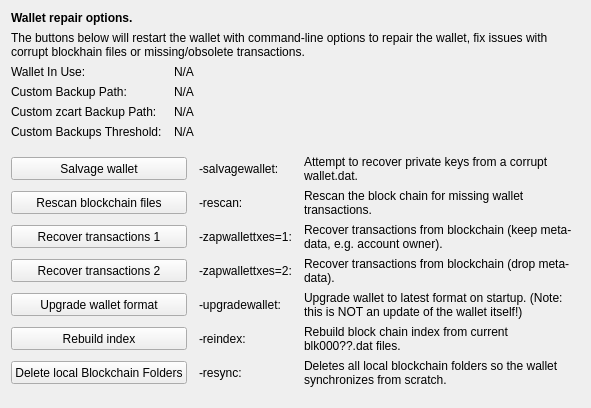
     <widget class="QWidget" name="tab_repair">
      <attribute name="title">
       <string>&amp;Wallet Repair</string>
      </attribute>
      <layout class="QGridLayout" name="gridLayout_4" columnstretch="0,0,0,0">
       <property name="horizontalSpacing">
        <number>12</number>
       </property>
       <item row="0" column="0" colspan="4">
        <widget class="QLabel" name="label_repair_header">
         <property name="font">
          <font>
           <weight>75</weight>
           <bold>true</bold>
          </font>
         </property>
         <property name="text">
          <string>Wallet repair options.</string>
         </property>
        </widget>
       </item>
       <item row="1" column="0" colspan="4">
        <widget class="QLabel" name="label_repair_helptext">
         <property name="font">
          <font>
           <weight>50</weight>
           <bold>false</bold>
          </font>
         </property>
         <property name="text">
          <string>The buttons below will restart the wallet with command-line options to repair the wallet, fix issues with corrupt blockhain files or missing/obsolete transactions.</string>
         </property>
         <property name="wordWrap">
          <bool>true</bool>
         </property>
        </widget>
       </item>
       <item row="2" column="0">
        <widget class="QLabel" name="wallet_path_label">
         <property name="text">
          <string>Wallet In Use:</string>
         </property>
        </widget>
       </item>
       <item row="2" column="1" colspan="3">
        <widget class="QLabel" name="wallet_path">
         <property name="cursor">
          <cursorShape>IBeamCursor</cursorShape>
         </property>
         <property name="text">
          <string>N/A</string>
         </property>
         <property name="textFormat">
          <enum>Qt::PlainText</enum>
         </property>
         <property name="textInteractionFlags">
          <set>Qt::LinksAccessibleByMouse|Qt::TextSelectableByKeyboard|Qt::TextSelectableByMouse</set>
         </property>
        </widget>
       </item>
       <item row="3" column="0">
        <widget class="QLabel" name="wallet_custombackuppath_label">
         <property name="visible">
          <bool>false</bool>
         </property>
         <property name="text">
          <string>Custom Backup Path:</string>
         </property>
        </widget>
       </item>
       <item row="3" column="1" colspan="3">
        <widget class="QLabel" name="wallet_custombackuppath">
         <property name="cursor">
          <cursorShape>IBeamCursor</cursorShape>
         </property>
         <property name="visible">
          <bool>false</bool>
         </property>
         <property name="text">
          <string>N/A</string>
         </property>
         <property name="textFormat">
          <enum>Qt::PlainText</enum>
         </property>
         <property name="textInteractionFlags">
          <set>Qt::LinksAccessibleByMouse|Qt::TextSelectableByKeyboard|Qt::TextSelectableByMouse</set>
         </property>
        </widget>
       </item>
       <item row="4" column="0">
        <widget class="QLabel" name="wallet_customzcartbackuppath_label">
         <property name="visible">
          <bool>false</bool>
         </property>
         <property name="text">
          <string>Custom zcart Backup Path:</string>
         </property>
        </widget>
       </item>
       <item row="4" column="1" colspan="3">
        <widget class="QLabel" name="wallet_customzcartbackuppath">
         <property name="cursor">
          <cursorShape>IBeamCursor</cursorShape>
         </property>
         <property name="visible">
          <bool>false</bool>
         </property>
         <property name="text">
          <string>N/A</string>
         </property>
         <property name="textFormat">
          <enum>Qt::PlainText</enum>
         </property>
         <property name="textInteractionFlags">
          <set>Qt::LinksAccessibleByMouse|Qt::TextSelectableByKeyboard|Qt::TextSelectableByMouse</set>
         </property>
        </widget>
       </item>
       <item row="5" column="0">
        <widget class="QLabel" name="wallet_custombackupthreshold_label">
         <property name="visible">
          <bool>false</bool>
         </property>
         <property name="text">
          <string>Custom Backups Threshold:</string>
         </property>
        </widget>
       </item>
       <item row="5" column="1" colspan="3">
        <widget class="QLabel" name="wallet_custombackupthreshold">
         <property name="cursor">
          <cursorShape>IBeamCursor</cursorShape>
         </property>
         <property name="visible">
          <bool>false</bool>
         </property>
         <property name="text">
          <string>N/A</string>
         </property>
         <property name="textFormat">
          <enum>Qt::PlainText</enum>
         </property>
         <property name="textInteractionFlags">
          <set>Qt::LinksAccessibleByMouse|Qt::TextSelectableByKeyboard|Qt::TextSelectableByMouse</set>
         </property>
        </widget>
       </item>
       <item row="6" column="0">
        <spacer name="verticalSpacer_repair1">
         <property name="orientation">
          <enum>Qt::Vertical</enum>
         </property>
         <property name="sizeHint" stdset="0">
          <size>
           <width>10</width>
           <height>10</height>
          </size>
         </property>
        </spacer>
       </item>
       <item row="7" column="0" colspan="2">
        <widget class="QPushButton" name="btn_salvagewallet">
         <property name="minimumSize">
          <size>
           <width>100</width>
           <height>23</height>
          </size>
         </property>
         <property name="text">
          <string>Salvage wallet</string>
         </property>
        </widget>
       </item>
       <item row="7" column="2">
        <widget class="QLabel" name="label_repair_salvage_command">
         <property name="text">
          <string notr="true">-salvagewallet:</string>
         </property>
        </widget>
       </item>
       <item row="7" column="3">
        <widget class="QLabel" name="label_repair_salvage">
         <property name="text">
          <string>Attempt to recover private keys from a corrupt wallet.dat.</string>
         </property>
         <property name="wordWrap">
          <bool>true</bool>
         </property>
        </widget>
       </item>
       <item row="8" column="0" colspan="2">
        <widget class="QPushButton" name="btn_rescan">
         <property name="minimumSize">
          <size>
           <width>100</width>
           <height>23</height>
          </size>
         </property>
         <property name="text">
          <string>Rescan blockchain files</string>
         </property>
        </widget>
       </item>
       <item row="8" column="2">
        <widget class="QLabel" name="label_repair_rescan_command">
         <property name="text">
          <string notr="true">-rescan:</string>
         </property>
        </widget>
       </item>
       <item row="8" column="3">
        <widget class="QLabel" name="label_repair_rescan">
         <property name="text">
          <string>Rescan the block chain for missing wallet transactions.</string>
         </property>
         <property name="wordWrap">
          <bool>true</bool>
         </property>
        </widget>
       </item>
       <item row="9" column="0" colspan="2">
        <widget class="QPushButton" name="btn_zapwallettxes1">
         <property name="minimumSize">
          <size>
           <width>100</width>
           <height>23</height>
          </size>
         </property>
         <property name="text">
          <string>Recover transactions 1</string>
         </property>
        </widget>
       </item>
       <item row="9" column="2">
        <widget class="QLabel" name="label_repair_zap1_command">
         <property name="text">
          <string notr="true">-zapwallettxes=1:</string>
         </property>
        </widget>
       </item>
       <item row="9" column="3">
        <widget class="QLabel" name="label_repair_zap1">
         <property name="text">
          <string>Recover transactions from blockchain (keep meta-data, e.g. account owner).</string>
         </property>
         <property name="wordWrap">
          <bool>true</bool>
         </property>
        </widget>
       </item>
       <item row="10" column="0" colspan="2">
        <widget class="QPushButton" name="btn_zapwallettxes2">
         <property name="minimumSize">
          <size>
           <width>100</width>
           <height>23</height>
          </size>
         </property>
         <property name="text">
          <string>Recover transactions 2</string>
         </property>
        </widget>
       </item>
       <item row="10" column="2">
        <widget class="QLabel" name="label_repair_zap2_command">
         <property name="text">
          <string notr="true">-zapwallettxes=2:</string>
         </property>
        </widget>
       </item>
       <item row="10" column="3">
        <widget class="QLabel" name="label_repair_zap2">
         <property name="text">
          <string>Recover transactions from blockchain (drop meta-data).</string>
         </property>
         <property name="wordWrap">
          <bool>true</bool>
         </property>
        </widget>
       </item>
       <item row="11" column="0" colspan="2">
        <widget class="QPushButton" name="btn_upgradewallet">
         <property name="minimumSize">
          <size>
           <width>100</width>
           <height>23</height>
          </size>
         </property>
         <property name="text">
          <string>Upgrade wallet format</string>
         </property>
        </widget>
       </item>
       <item row="11" column="2">
        <widget class="QLabel" name="label_repair_upgrade_command">
         <property name="text">
          <string notr="true">-upgradewallet:</string>
         </property>
        </widget>
       </item>
       <item row="11" column="3">
        <widget class="QLabel" name="label_repair_upgrade">
         <property name="text">
          <string>Upgrade wallet to latest format on startup. (Note: this is NOT an update of the wallet itself!)</string>
         </property>
         <property name="wordWrap">
          <bool>true</bool>
         </property>
        </widget>
       </item>
       <item row="12" column="0" colspan="2">
        <widget class="QPushButton" name="btn_reindex">
         <property name="minimumSize">
          <size>
           <width>100</width>
           <height>23</height>
          </size>
         </property>
         <property name="text">
          <string>Rebuild index</string>
         </property>
        </widget>
       </item>
       <item row="12" column="2">
        <widget class="QLabel" name="label_repair_reindex_command">
         <property name="text">
          <string notr="true">-reindex:</string>
         </property>
        </widget>
       </item>
       <item row="12" column="3">
        <widget class="QLabel" name="label_repair_reindex">
         <property name="text">
          <string>Rebuild block chain index from current blk000??.dat files.</string>
         </property>
         <property name="wordWrap">
          <bool>true</bool>
         </property>
        </widget>
       </item>
       <item row="13" column="0" colspan="2">
        <widget class="QPushButton" name="btn_resync">
         <property name="minimumSize">
          <size>
           <width>100</width>
           <height>23</height>
          </size>
         </property>
         <property name="text">
          <string>Delete local Blockchain Folders</string>
         </property>
        </widget>
       </item>
       <item row="13" column="2">
        <widget class="QLabel" name="label_repair_resync_command">
         <property name="text">
          <string>-resync:</string>
         </property>
        </widget>
       </item>
       <item row="13" column="3">
        <widget class="QLabel" name="label_repair_resync">
         <property name="text">
          <string>Deletes all local blockchain folders so the wallet synchronizes from scratch.</string>
         </property>
         <property name="wordWrap">
          <bool>true</bool>
         </property>
        </widget>
       </item>
       <item row="14" column="0">
        <spacer name="verticalSpacer_repair2">
         <property name="orientation">
          <enum>Qt::Vertical</enum>
         </property>
         <property name="sizeHint" stdset="0">
          <size>
           <width>20</width>
           <height>10</height>
          </size>
         </property>
        </spacer>
       </item>
      </layout>
     </widget>
